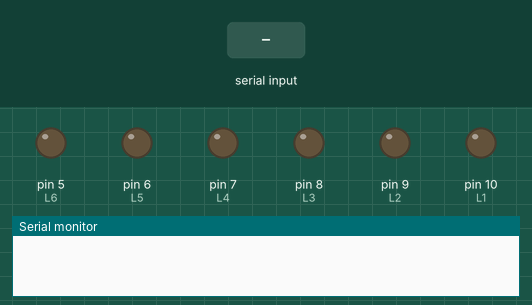
Recording of a sketch running on a simulated Arduino Uno, built with avr-gcc and run on an emulated ATmega328P. Parts: output pins drawn as LEDs (lit = HIGH), the last lines printed to the serial monitor. The inputs (shaded band) are chosen by the test bench.

Above: at 1.7 s.
1.8 s: "1\n" received over Serial
At 4.0 s:
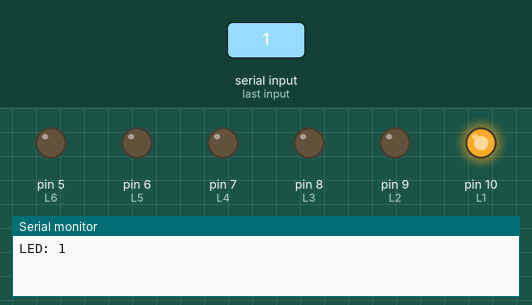
4.3 s: "2\n" received over Serial
At 5.9 s:
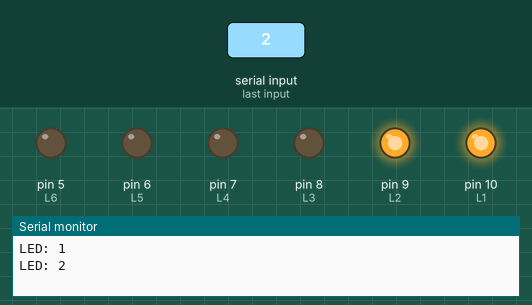
6.8 s: "3\n" received over Serial
At 9.0 s:
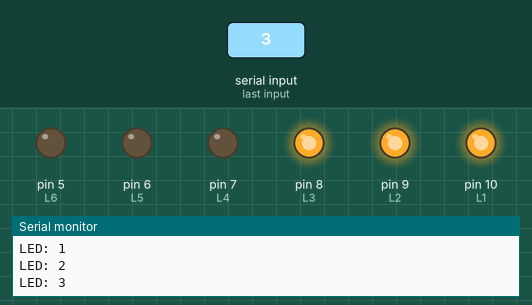
9.3 s: "4\n" received over Serial
At 10.9 s:
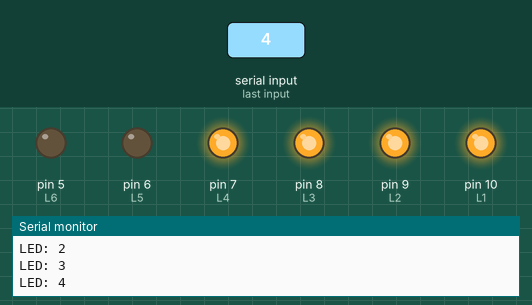
11.8 s: "5\n" received over Serial
At 14.0 s:
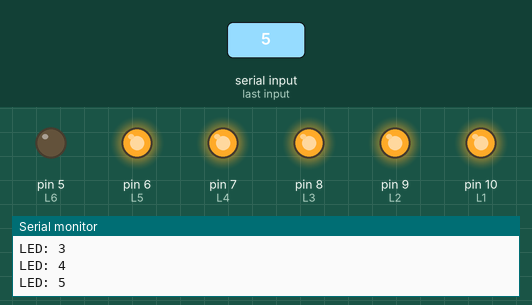
14.3 s: "6\n" received over Serial
At 15.9 s:
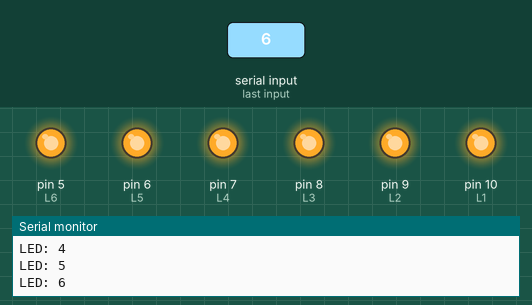
Timing chart, 0 to 17.4 s (numbered marks = the images above; inputs shaded):
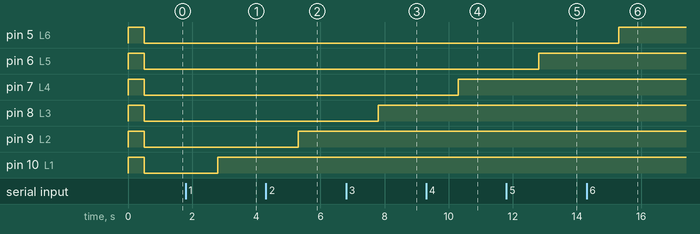

Measured:
- after the input at 1.8 s, pin 10 (L1): LOW → HIGH after 1.0 s
- after the input at 4.3 s, pin 9 (L2): LOW → HIGH after 1.0 s
- after the input at 6.8 s, pin 8 (L3): LOW → HIGH after 1.0 s
- after the input at 9.3 s, pin 7 (L4): LOW → HIGH after 1.0 s
- after the input at 11.8 s, pin 6 (L5): LOW → HIGH after 1.0 s
- after the input at 14.3 s, pin 5 (L6): LOW → HIGH after 1.0 s

The sketch:

WhatAllLab1_2.ino
```cpp
#define L1 10
#define L2 9
#define L3 8
#define L4 7
#define L5 6
#define L6 5

bool s1 = 0;
bool s2 = 0;
bool s3 = 0;
bool s4 = 0;
bool s5 = 0;
bool s6 = 0;

void setup() {
  Serial.begin(9600);

  pinMode(L1, OUTPUT);
  pinMode(L2, OUTPUT);
  pinMode(L3, OUTPUT);
  pinMode(L4, OUTPUT);
  pinMode(L5, OUTPUT);
  pinMode(L6, OUTPUT);

  digitalWrite(L1, 1);
  digitalWrite(L2, 1);
  digitalWrite(L3, 1);
  digitalWrite(L4, 1);
  digitalWrite(L5, 1);
  digitalWrite(L6, 1);

  delay(500);

  digitalWrite(L1, 0);
  digitalWrite(L2, 0);
  digitalWrite(L3, 0);
  digitalWrite(L4, 0);
  digitalWrite(L5, 0);
  digitalWrite(L6, 0);
}

void loop() {

  if (Serial.available() > 0) {
    // char d = NULL;
    // char input_char = Serial.read();
    // if(input_char == '\n');
    // else d = input_char;
    String d = Serial.readStringUntil(" ");
    lightSwitch(d[0]);
  } else {
    digitalWrite(L1, s1);
    digitalWrite(L2, s2);
    digitalWrite(L3, s3);
    digitalWrite(L4, s4);
    digitalWrite(L5, s5);
    digitalWrite(L6, s6);
  }
}

void lightSwitch(char i) {
  switch (i) {
    case '1':
      s1 = !s1;
      Serial.println("LED: 1");
      break;
    case '2':
      s2 = !s2;
      Serial.println("LED: 2");
      break;
    case '3':
      s3 = !s3;
      Serial.println("LED: 3");
      break;
    case '4':
      s4 = !s4;
      Serial.println("LED: 4");
      break;
    case '5':
      s5 = !s5;
      Serial.println("LED: 5");
      break;
    case '6':
      s6 = !s6;
      Serial.println("LED: 6");
      break;
    case '0':
      s1 = 0;
      s2 = 0;
      s3 = 0;
      s4 = 0;
      s5 = 0;
      s6 = 0;
      Serial.println("LEDALL: OFF");
      break;
    default:
      Serial.println("Error");
      break;
  }
}
```
